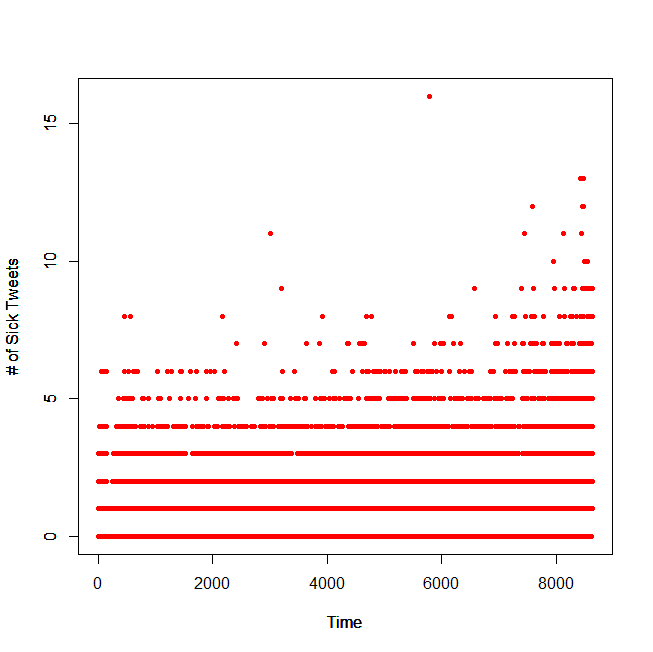

This figure's R source:
#start time
t1 <- Sys.time()

#opens files (8639)
files <- list.files(path="E:/twitter/SickTweets",full.names=TRUE,pattern="RData")
dates <- strptime(basename(files),"%Y%b%d_%H.RData")
o <- order(dates)
files <- files[o]
dates <- dates[o]

#declare x values for plotting purposes
x <- seq(1,length(file),1)

#creates vector to hold number of sick tweets in San Diego per hour
time <- vector(length=length(x))

#loops through each file
for(i in 1:length(files)){
	#loads file
	load(files[i])
	#checks to make sure sick dataframe exists
	if(!is.null(sick)){
		#creates a vector with all tweets from San Diego
		a <- which(sick[,'County']=='193')
		#makes sure there are files in the vector
		if(length(a)>0){
			#assigns to the number of sick tweets in "a" to "b" 
			b <- sum(sick[a,'Sick']==1)
			#assigns the number of sick tweets to the ith value of the time vector
			time[i] <- b
		}
	}
	#prints file number
	cat(i,"\n")
}

#plots the number of sick tweets in San Diego per hour
plot(x,time,xlab="Time",ylab="# of Sick Tweets", ylim=c(min(time),max(time)),type = "p",pch = 20, col = "red")

#end time
t2 <- Sys.time()

#prints the time it took to run the program 
print(t2-t1)
